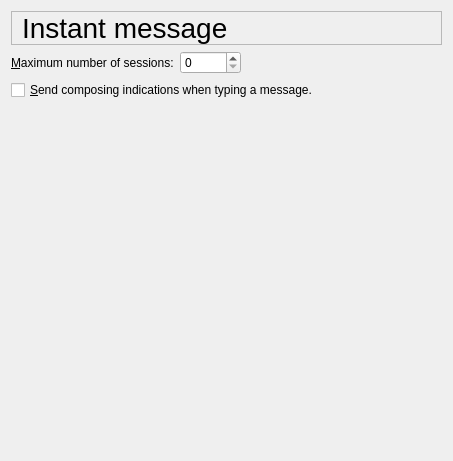
     <widget class="QWidget" name="pageIM">
      <layout class="QVBoxLayout">
       <item>
        <widget class="QLabel" name="imTextLabel">
         <property name="font">
          <font>
           <pointsize>21</pointsize>
          </font>
         </property>
         <property name="frameShape">
          <enum>QFrame::StyledPanel</enum>
         </property>
         <property name="text">
          <string>Instant message</string>
         </property>
         <property name="wordWrap">
          <bool>false</bool>
         </property>
         <property name="indent">
          <number>10</number>
         </property>
        </widget>
       </item>
       <item>
        <layout class="QHBoxLayout">
         <item>
          <widget class="QLabel" name="imMaxSessionsTextLabel">
           <property name="text">
            <string>&amp;Maximum number of sessions:</string>
           </property>
           <property name="wordWrap">
            <bool>false</bool>
           </property>
           <property name="buddy">
            <cstring>imMaxSessionsSpinBox</cstring>
           </property>
          </widget>
         </item>
         <item>
          <widget class="QSpinBox" name="imMaxSessionsSpinBox">
           <property name="whatsThis">
            <string>When you have this number of instant message sessions open, new incoming message sessions will be rejected.</string>
           </property>
           <property name="maximum">
            <number>65535</number>
           </property>
          </widget>
         </item>
         <item>
          <spacer name="spacer42">
           <property name="orientation">
            <enum>Qt::Horizontal</enum>
           </property>
           <property name="sizeType">
            <enum>QSizePolicy::Expanding</enum>
           </property>
           <property name="sizeHint" stdset="0">
            <size>
             <width>201</width>
             <height>20</height>
            </size>
           </property>
          </spacer>
         </item>
        </layout>
       </item>
       <item>
        <widget class="QCheckBox" name="isComposingCheckBox">
         <property name="whatsThis">
          <string>Twinkle sends a composing indication when you type a message. This way the recipient can see that you are typing.</string>
         </property>
         <property name="text">
          <string>&amp;Send composing indications when typing a message.</string>
         </property>
         <property name="shortcut">
          <string>Alt+S</string>
         </property>
        </widget>
       </item>
       <item>
        <spacer name="spacer40_3">
         <property name="orientation">
          <enum>Qt::Vertical</enum>
         </property>
         <property name="sizeType">
          <enum>QSizePolicy::Expanding</enum>
         </property>
         <property name="sizeHint" stdset="0">
          <size>
           <width>20</width>
           <height>350</height>
          </size>
         </property>
        </spacer>
       </item>
      </layout>
     </widget>
